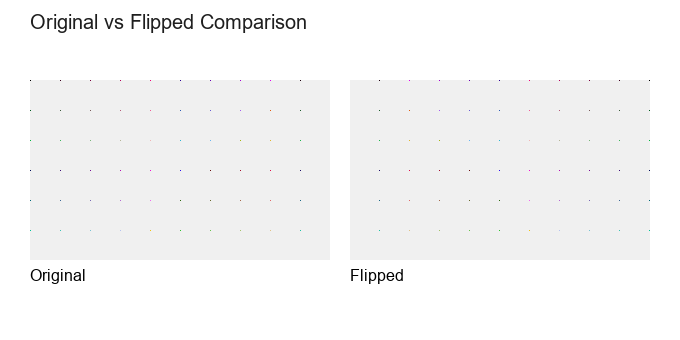
#> input picture flipped_compare_demo/comparison_page.png, 680 x 340 px
$ python image_flip.py flipped_compare_demo
#> lines starting #> are read from the running program, lines starting #| are printed output that depends on the picture
#> in process_batch, original is the input picture: PIL image 680x340 RGB; mean R, G, B 246.3, 246.3, 246.3
from __future__ import annotations

import argparse
from pathlib import Path

from PIL import Image, ImageDraw, ImageFont
import matplotlib.pyplot as plt


VALID_EXTENSIONS = {".png", ".jpg", ".jpeg", ".bmp", ".gif", ".tif", ".tiff", ".webp"}


def flip_left_right(image: Image.Image) -> Image.Image:
    """Return a new image flipped horizontally (left-right)."""
    if not isinstance(image, Image.Image):
        raise TypeError("image must be a PIL Image object")

    return image.transpose(Image.FLIP_LEFT_RIGHT)
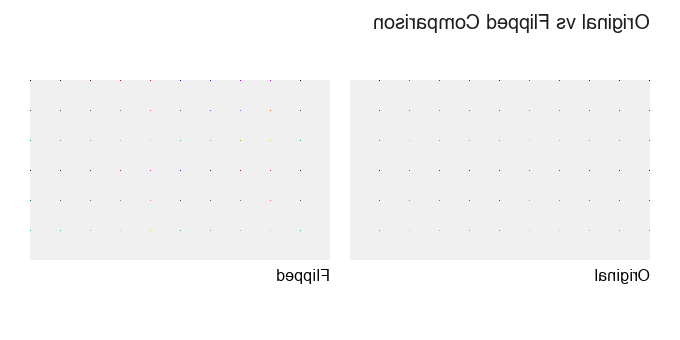
#> returned value: PIL image 680x340 RGB; mean R, G, B 246.3, 246.3, 246.3


# [49 lines left out: functions create_demo_image, show_original_and_flipped, not called in this run]


def create_comparison_page(image_pairs: list[tuple[Image.Image, Image.Image]], output_path: str | Path, columns: int = 2) -> Path:
    """Create a single page image showing the original and flipped versions for each pair."""
#> called with columns = 2
    if not image_pairs:
        raise ValueError("image_pairs must not be empty")

    padding = 30
    gap = 20
    label_height = 30
    max_pair_width = max(img1.width + gap + img2.width for img1, img2 in image_pairs)
#> max_pair_width = 1380
    max_pair_height = max(max(img1.height, img2.height) for img1, img2 in image_pairs)
#> max_pair_height = 340
    row_height = max_pair_height + label_height + gap
#> row_height = 390
    rows = (len(image_pairs) + columns - 1) // columns
#> rows = 1

    page_width = max_pair_width + padding * 2
#> page_width = 1440
    page_height = rows * row_height + padding * 2 + 50
#> page_height = 500
    page = Image.new("RGB", (page_width, page_height), color="white")
#> page: PIL image 1440x500 RGB; every value is 255
    draw = ImageDraw.Draw(page)

    try:
        title_font = ImageFont.truetype("arial.ttf", 20)
    except OSError:
        title_font = ImageFont.load_default()

    draw.text((padding, 10), "Original vs Flipped Comparison", fill=(30, 30, 30), font=title_font)

    for idx, (original, flipped) in enumerate(image_pairs):
        row_idx = idx // columns
        col_idx = idx % columns
        x_start = padding + col_idx * (max_pair_width / columns)
        y_start = padding + 50 + row_idx * row_height

        if original.width + gap + flipped.width <= max_pair_width:
            x_original = x_start + 0
            x_flipped = x_original + original.width + gap
        else:
            x_original = x_start
            x_flipped = x_start + original.width + gap

        y_original = y_start
        y_flipped = y_start

        page.paste(original, (int(x_original), int(y_original)))
        page.paste(flipped, (int(x_flipped), int(y_flipped)))

        try:
            label_font = ImageFont.truetype("arial.ttf", 16)
        except OSError:
            label_font = ImageFont.load_default()

        draw.text((int(x_original), int(y_original + original.height + 6)), "Original", fill=(0, 0, 0), font=label_font)
        draw.text((int(x_flipped), int(y_flipped + flipped.height + 6)), "Flipped", fill=(0, 0, 0), font=label_font)
#> this loop made 1 pass
#> (row_idx, col_idx, x_start, y_start, x_original, x_flipped, y_original, y_flipped) on pass 1: (0, 0, 30, 80, 30, 730, 80, 80)
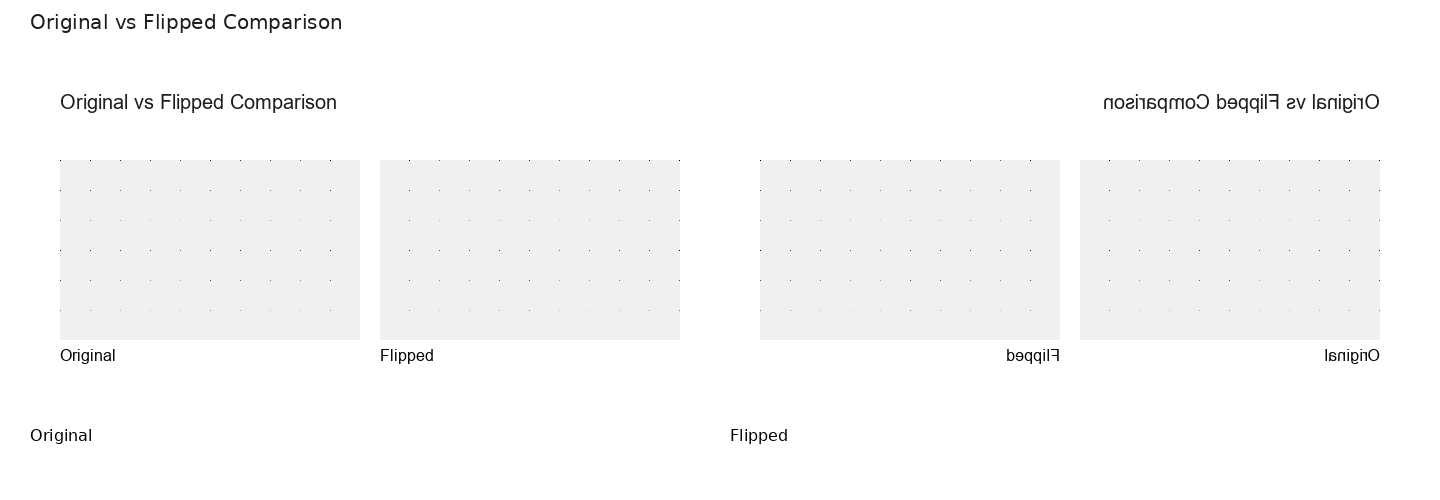
#> page: PIL image 1440x500 RGB; mean R, G, B 248.8, 248.8, 248.8

    output_path = Path(output_path)
    output_path.parent.mkdir(parents=True, exist_ok=True)
    page.save(output_path)
    return output_path


def process_batch(input_dir: str | Path, output_dir: str | Path) -> list[Path]:
    """Flip every supported image in a directory and save them to the output directory."""
    source_dir = Path(input_dir)
    target_dir = Path(output_dir)
    target_dir.mkdir(parents=True, exist_ok=True)

    processed: list[Path] = []
    pairs: list[tuple[Image.Image, Image.Image]] = []
    for image_path in sorted(source_dir.iterdir()):
        if image_path.is_file() and image_path.suffix.lower() in VALID_EXTENSIONS:
            original = Image.open(image_path).copy()
            flipped = flip_left_right(original)
            output_path = target_dir / f"{image_path.stem}_flipped{image_path.suffix}"
            flipped.save(output_path)
            processed.append(output_path)
            pairs.append((original, flipped))
            print(f"Processed: {image_path.name} -> {output_path.name}")

    if pairs:
        comparison_page = create_comparison_page(pairs, target_dir / "comparison_page.png")
        print(f"Comparison page created: {comparison_page}")
#| Comparison page created: flipped_compare_demo/flipped/comparison_page.png

    return processed


def main() -> None:
    parser = argparse.ArgumentParser(description="Flip an image left-right, display original + flipped versions, or process a folder of images.")
    parser.add_argument("input_path", nargs="?", default="sample_input.png", help="Path to a single image or a directory of images")
    parser.add_argument("-o", "--output", default=None, help="Output path for a single image or output folder for batch mode")
    args = parser.parse_args()

    input_path = Path(args.input_path)

    if input_path.is_dir():
        if args.output is None:
            output_dir = input_path / "flipped"
        else:
            output_dir = Path(args.output)
        results = process_batch(input_path, output_dir)
        print(f"Batch complete. {len(results)} images processed and saved to {output_dir}")
        return

    if not input_path.exists():
        input_path = Path("sample_input.png")
        create_demo_image(input_path)
        print(f"No input image found. Created demo image: {input_path}")

    output_path = args.output or "flipped_output.png"
    original = Image.open(input_path)
    flipped = show_original_and_flipped(original, output_path=output_path)
    print(f"Flipped image saved to: {output_path}")
    print(f"Original size: {original.size}, Flipped size: {flipped.size}")


if __name__ == "__main__":
    main()
